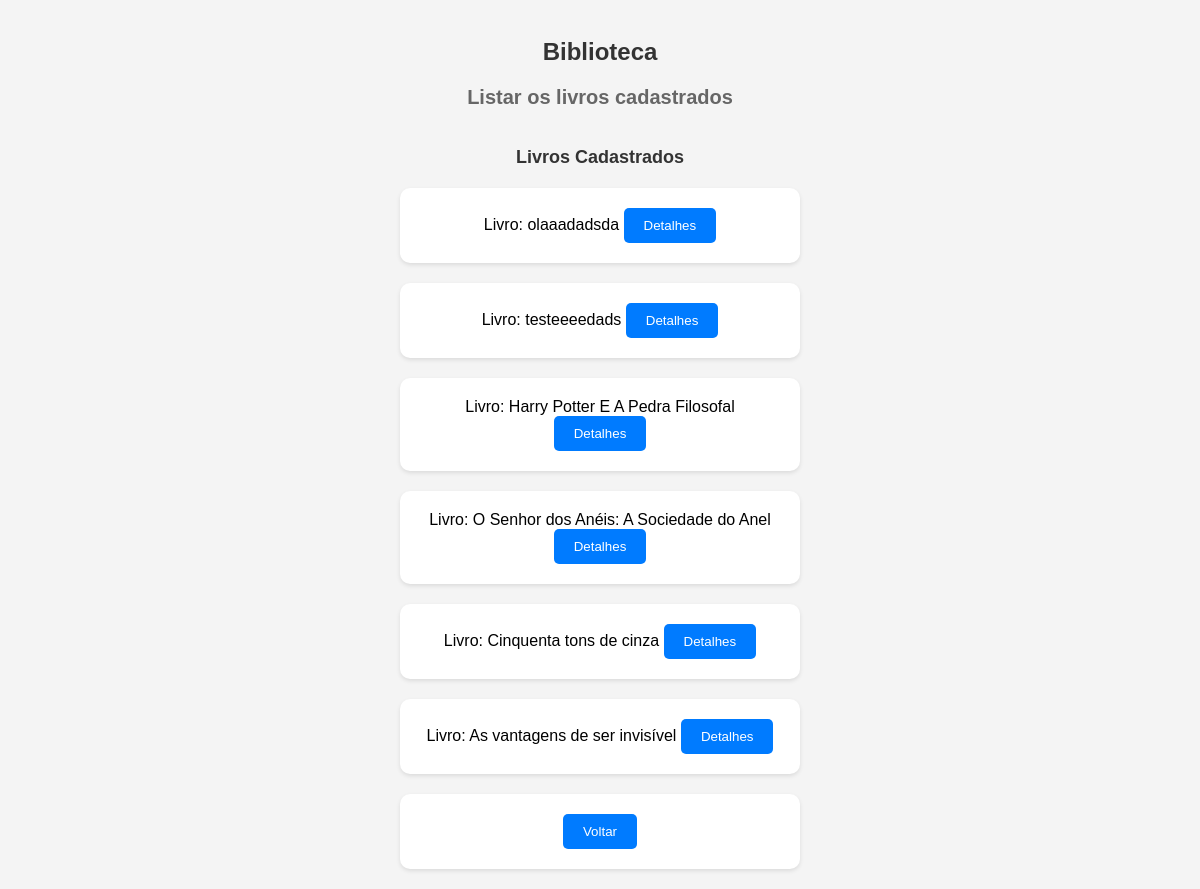
Page /listar/ on the earlier database version.
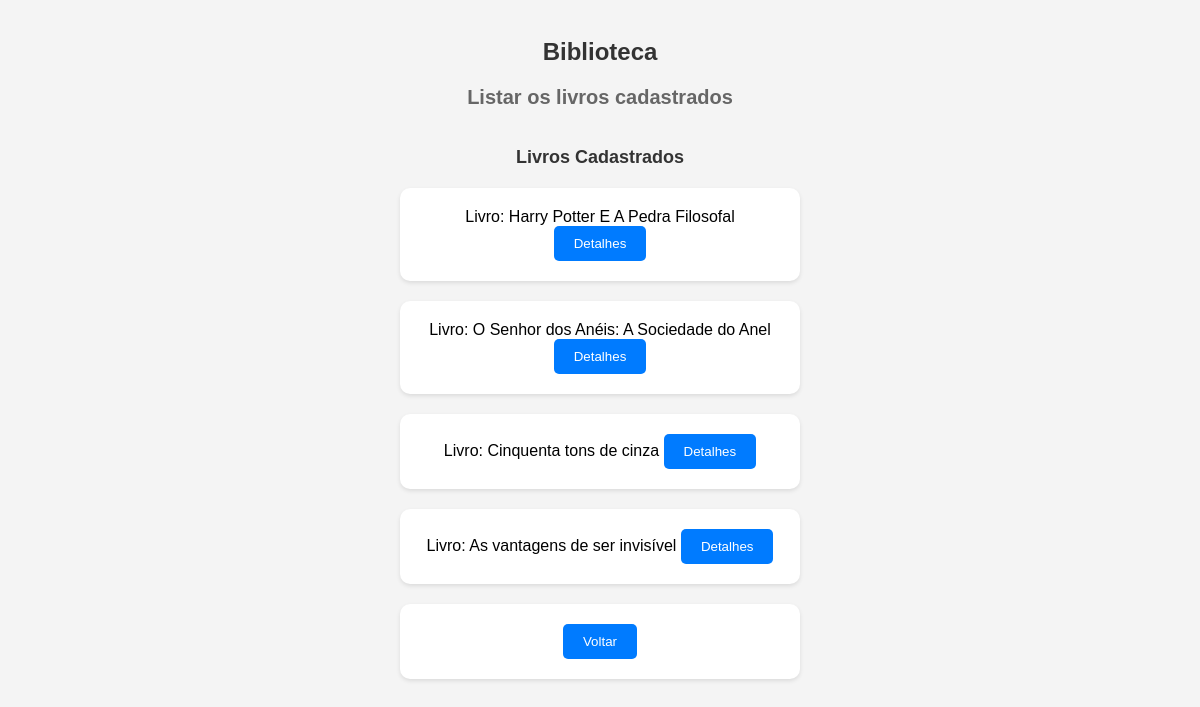
Same page on the later database version.
### core/models.py (models this page shows)
class LivroModel(models.Model):
    titulo = models.CharField('Título', max_length=200)
    editora = models.CharField('editora', max_length=200)
    autor = models.CharField('Autor', max_length=200)
    ano = models.CharField('Ano de Publicação', max_length=4)
    isbn = models.CharField('ISBN do livro', max_length=13)
    paginas = models.CharField('Número de páginas do livro', max_length=4)
    def __str__(self):
        return self.titulo

### core/views.py (the view)
# urls.py: path('listar/', views.listar, name='listar'),
def listar(request):
    if request.method == 'POST':
        livro_id = request.POST.get('livro_id', '')
        try:
            livro = LivroModel.objects.get(pk=livro_id)
            book_title = livro.isbn
            cover_url = get_book_cover(book_title)
            contexto = {'livro': livro, 'cover_url': cover_url}
        except ValueError:
            contexto = {}
        return render(request, "detalhes.html", contexto)
    else:
        livros = LivroModel.objects.all()
        contexto = {'livros': livros}
        return render(request, 'listar.html', contexto)

### core/templates/listar.html (shortened to what this page needs)
{% load static %}
<html lang="pt-br">
    <head>
        <link rel="stylesheet" href="{% static '/css/style.css' %}">
    </head>
    <body>
        <br>
            <h1> Biblioteca </h1>
            <h2> Listar os livros cadastrados </h2>
        <br>
        {% if livros %}
            <h3>Livros Cadastrados</h3>
            {% for livro in livros %}
                <form action={% url 'core:listar' %} novalidate method="POST" enctype="multipart/form-data">
                    Livro: {{ livro }}
                    <input type="submit" value="Detalhes"/>
                </form>
            {% endfor %}
        {% else %}
            <h2> Nenhum livro cadastrado </h2>
        {% endif %}
        <center>
            <form action={% url 'core:index' %} novalidate method="GET">
                <input type="submit" value="Voltar"/>
            </form>
        </center>
    </body>
</html>

Differences in the rows shown:
removed LivroModel: titulo "olaaadadsda"
removed LivroModel: titulo "testeeeedads"
